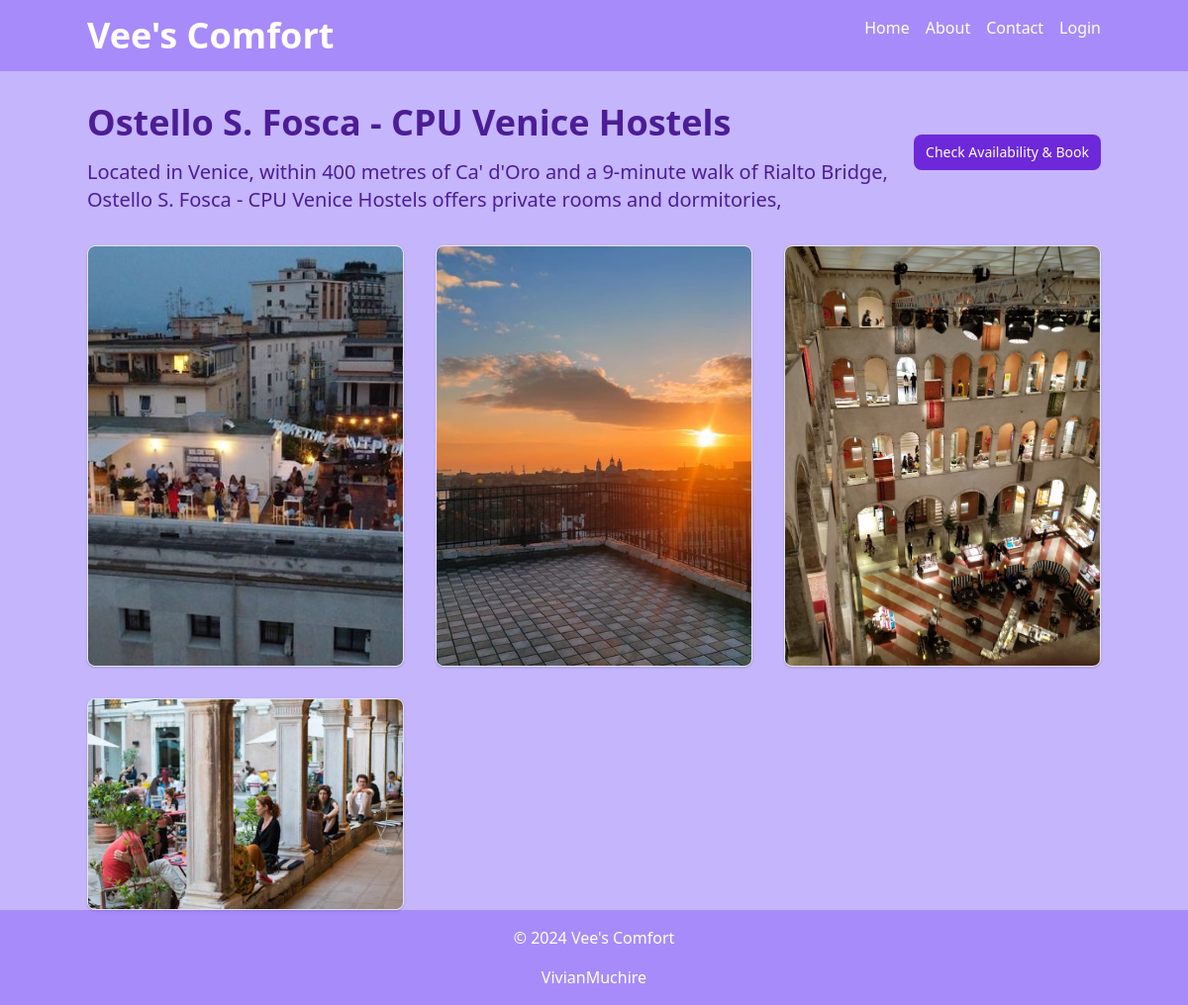
Screenshot of /hostel/3/ with the database file from the repository.
### hostelapp/models.py (models this page shows, shortened)
class Hostel(models.Model):
    name = models.CharField(max_length=255)
    description = models.TextField()
    price_per_night = models.DecimalField(max_digits=10, decimal_places=2)
    image = models.ImageField(upload_to='hostel_images/')
    location = models.CharField(max_length=100)
    room_number = models.IntegerField()
    breakfast_menu = models.ImageField(upload_to='hostel_menus/', null=True, blank=True)
    lunch_menu = models.ImageField(upload_to='hostel_menus/', null=True,)

class HostelImage(models.Model):
    hostel = models.ForeignKey(Hostel, on_delete=models.CASCADE, related_name='images')
    image = models.ImageField(upload_to='hostel_images/')

### hostelapp/views.py (the view)
# urls.py: path('hostel/<int:pk>/', hostel_detail, name='hostel_detail'),
def hostel_detail(request, pk):
    hostel = get_object_or_404(Hostel, pk=pk)
    print(hostel.images.all())
    return render(request, 'hostel_pages/hostel_detail.html', {'hostel': hostel})

### hostelapp/templates/hostel_pages/hostel_detail.html
{% extends "base.html" %}
{% load static %}
{% block content %}
    <div class="container mx-auto mt-8" >
        <a href="{% url 'hostelapp:book_hostel' hostel.pk%}" class="mt-8 inline-flex float-right items-center px-3 py-2 text-sm font-medium text-center text-white bg-purple-700 rounded-lg hover:bg-purple-800 focus:ring-4 focus:outline-none focus:ring-purple-300">
            Check Availability & Book
        </a>
        <h1 class="text-4xl font-bold text-purple-900">{{ hostel.name }}</h1>
        <p class="mt-4 text-xl text-purple-900">{{ hostel.description }}</p>
        <div class="grid grid-cols-1 md:grid-cols-3 gap-8 mt-8">
            {% for image in hostel.images.all %}
            <div class="max-w-sm bg-white border border-gray-200 rounded-lg shadow overflow-hidden">
                <img class="w-full h-full object-cover" src="{{ image.image.url }}" alt="Hostel Image" />
            </div>
            {% endfor %}
        </div>
    </div>
{% endblock %}

### rows the page displays
Hostel: name "Ostello S. Fosca - CPU Venice Hostels", description "Located in Venice, within 400 metres of Ca' d'Oro and a 9-minute walk of Rialto Bridge, Ostello S. Fosca - CPU Venice Hostels offers private rooms and dormitories,"
HostelImage: image (picture)
HostelImage: image (picture)
HostelImage: image (picture)
HostelImage: image (picture)
